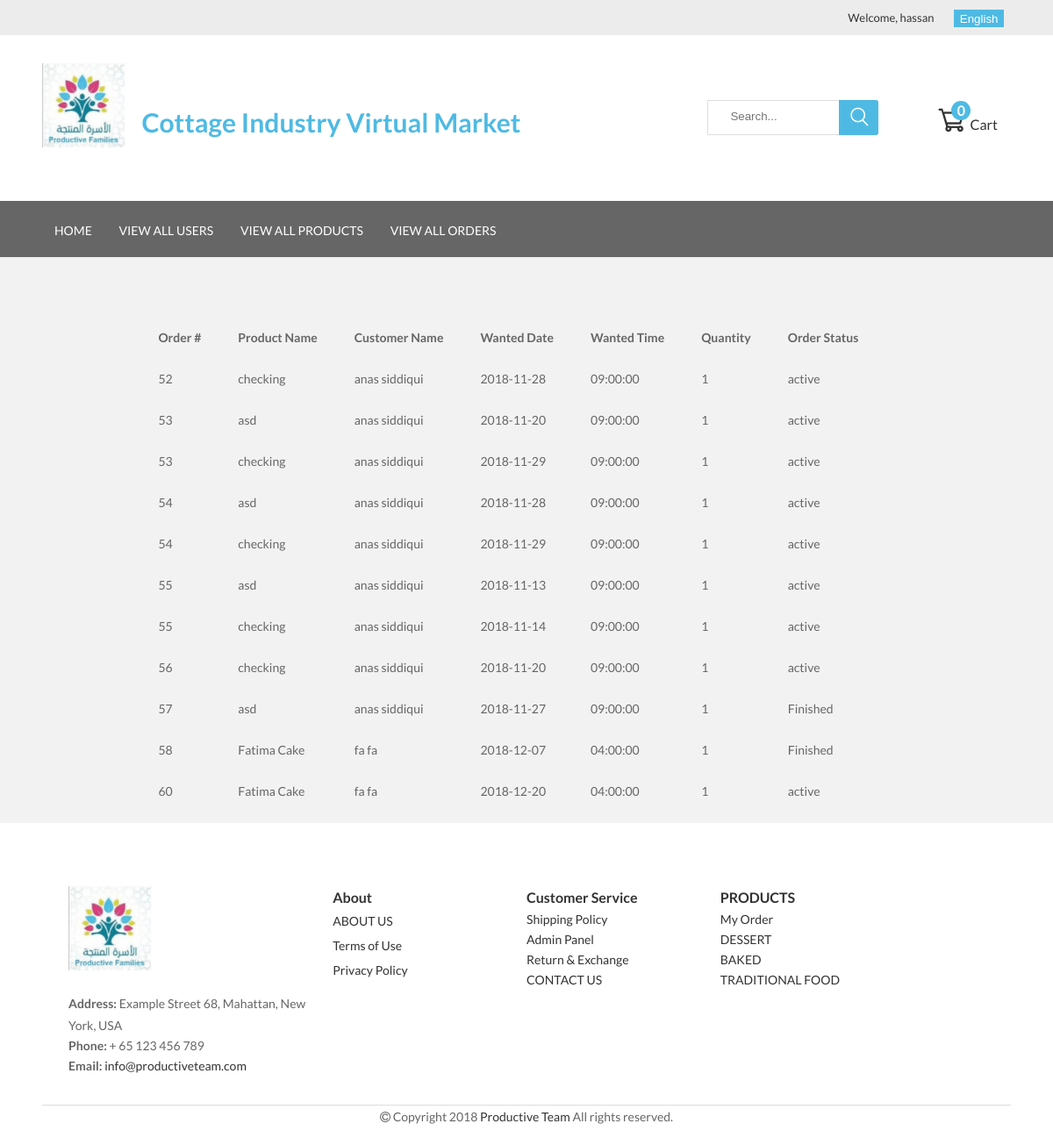
The page /admin/view_orders.php (signed in) on the database its author committed.
### tables this page shows
CREATE TABLE `products` (
  `id` int(11) NOT NULL,
  `name` varchar(50) DEFAULT NULL,
  `name_ar` varchar(50) NOT NULL,
  `description` varchar(500) DEFAULT NULL,
  `description_ar` varchar(500) NOT NULL,
  `price` int(11) DEFAULT NULL,
  `image` varchar(50) DEFAULT NULL,
  `date_added` datetime NOT NULL,
  `stock_id` int(11) DEFAULT NULL,
  `product_type_id` int(11) DEFAULT NULL,
  `added_by` int(11) NOT NULL
);

CREATE TABLE `order_products` (
  `order_id` int(11) NOT NULL,
  `product_id` int(11) NOT NULL,
  `quantity` int(10) NOT NULL,
  `unit_price` int(10) NOT NULL,
  `total_price` int(10) NOT NULL,
  `delivery_date` date NOT NULL,
  `delivery_time` varchar(255) NOT NULL,
  `custom_ingredients` varchar(1000) NOT NULL
);

CREATE TABLE `users` (
  `id` int(11) NOT NULL,
  `fname` varchar(20) NOT NULL,
  `lname` varchar(20) NOT NULL,
  `email` varchar(40) NOT NULL,
  `password` varchar(255) NOT NULL,
  `type` enum('admin','vendor','customer') NOT NULL
);

CREATE TABLE `orders` (
  `id` int(11) NOT NULL,
  `cust_id` int(11) NOT NULL,
  `address` text NOT NULL,
  `address2` text NOT NULL,
  `city` varchar(20) NOT NULL,
  `country` varchar(20) NOT NULL,
  `phone` int(11) NOT NULL,
  `pay_method` enum('0','1') NOT NULL DEFAULT '0',
  `order_date` datetime NOT NULL,
  `order_status` varchar(50) NOT NULL DEFAULT 'active'
);

### admin/view_orders.php (the view, shortened to what this page needs)
<?php include '../includes/config.php';
include "header.php";
$query = "SELECT * FROM products p INNER JOIN order_products op ON p.id = op.product_id  INNER JOIN orders o
ON o.id = op.order_id INNER JOIN users u ON u.id = o.cust_id";
$result = mysqli_query($con,$query);
?>
<div class="container">
    <section style="width: 80%; margin-left: 10%; margin-right:10%; margin-top: 5%">
        <table>
            <thead>
                <th><?php echo $lang['order']; ?> #</th>
                <th><?php echo $lang['product_name']; ?></th>
                <th><?php echo $lang['customer_name']; ?></th>
                <th><?php echo $lang['wanted_date']; ?></th>
                <th><?php echo $lang['wanted_time']; ?></th>
                <th><?php echo $lang['quantity']; ?></th>
                <th><?php echo $lang['order_status']; ?></th>
            </thead>
            <?php
                while($row = $result -> fetch_array()){
                        ?>
                        <tbody>
                        <td><?php echo $row['order_id']; ?></td>
                        <td><?php echo $row['name']; ?></td>
                        <td><?php echo $row['fname']." ".$row['lname']; ?></td>
                        <td><?php echo $row['delivery_date']; ?></td>
                        <td><?php echo $row['delivery_time']; ?></td>
                        <td><?php echo $row['quantity']; ?></td>
                        <td><?php echo $row['order_status']; ?></td>
                        </tbody>
                        <?php
                }
            ?>
        </table>
    </section>
</div>
<?php include '../vendors/footer.php'?>

### assets/css/style.css (style rules this page uses)
* { box-sizing: border-box; }
html { overflow-x: hidden; }
body { font-family: "Lato", sans-serif; font-size: 14px; line-height: 25px; color: #666666; width: 100%; margin: 0 auto; overflow-x: hidden; background-color: #f2f2f2; }
.container { padding: 12px; margin-left:3% !important; margin-right:3% !important; }

### admin/view_orders.php (style rules this page uses)
th,td { padding: 10px 20px; }

### rows shown on the page
products: order_products.order_id "52", name "checking", users.fname "anas", users.lname "siddiqui", order_products.delivery_date "2018-11-28", order_products.delivery_time "09:00:00", order_products.quantity "1", orders.order_status "active", order_products.order_id "53", order_products.delivery_date "2018-11-29", order_products.order_id "54", order_products.order_id "55", order_products.delivery_date "2018-11-14", order_products.order_id "56", order_products.delivery_date "2018-11-20"
products: order_products.order_id "53", name "asd", users.fname "anas", users.lname "siddiqui", order_products.delivery_date "2018-11-20", order_products.delivery_time "09:00:00", order_products.quantity "1", orders.order_status "active", order_products.order_id "54", order_products.delivery_date "2018-11-28", order_products.order_id "55", order_products.delivery_date "2018-11-13", order_products.order_id "57", order_products.delivery_date "2018-11-27", orders.order_status "Finished"
products: order_products.order_id "58", name "Fatima Cake", users.fname "fa", users.lname "fa", order_products.delivery_date "2018-12-07", order_products.delivery_time "04:00:00", order_products.quantity "1", orders.order_status "Finished", order_products.order_id "60", order_products.delivery_date "2018-12-20", orders.order_status "active"

### other values the page prints
$_SESSION['u_fname'] "hassan"
$lang['webname'] "Cottage Industry Virtual Market"
$lang['cart'] "Cart"
$total_quantity "0"
$lang['home'] "HOME"
$lang['order'] "Order"
$lang['product_name'] "Product Name"
$lang['customer_name'] "Customer Name"
$lang['wanted_date'] "Wanted Date"
$lang['wanted_time'] "Wanted Time"
$lang['quantity'] "Quantity"
$lang['order_status'] "Order Status"
$lang['address'] "Address"
$lang['phone'] "Phone"
$lang['email'] "Email"
